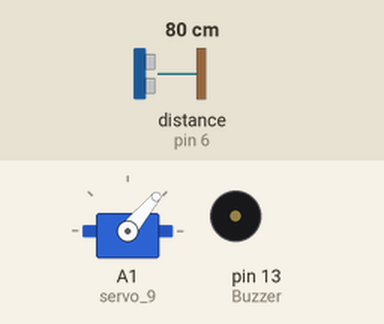
Simulated run of this sketch. Board: Arduino Uno, built with avr-gcc and run on an emulated ATmega328P. On the bench: servo, buzzer (waves = sounding, pin HIGH). Inputs (shaded band) come from the test bench; at power-on: distance to the obstacle (sensor on pin 6) 80 cm. The echo pulse lasts 58.3 µs per cm.

Above: at 1.2 s.
1.3 s: distance to the obstacle (sensor on pin 6) set to 60 cm
2.8 s: distance to the obstacle (sensor on pin 6) set to 50 cm
At 4.3 s:
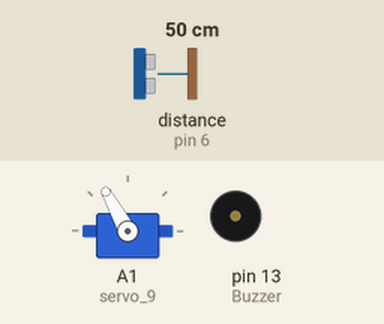
4.7 s: distance to the obstacle (sensor on pin 6) set to 120 cm
6.8 s: distance to the obstacle (sensor on pin 6) set to 2 cm
At 7.42 s:
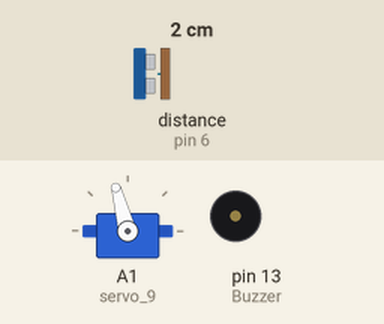
9.0 s: distance to the obstacle (sensor on pin 6) set to 250 cm
11.5 s: distance to the obstacle (sensor on pin 6) set to 4 cm
At 11.85 s:
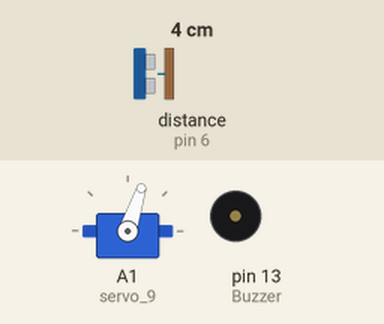
Timing chart, 0 to 14.5 s (numbered marks = the images above; inputs shaded):
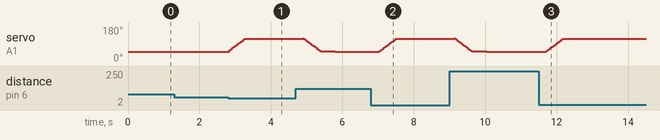

Measured:
- the behaviour switches between 56 and 55 cm on distance to the obstacle (sensor on pin 6) (found by bisection; images 0 and 1)
- after the input at 1.3 s, every drawn part: stays the same
- after the input at 2.8 s, servo on A1 (servo_9): moves from 50° to 119° over 0.45 s, starting at once
- after the input at 6.8 s, servo on A1 (servo_9): moves from 50° to 119° over 0.49 s, starting after 0.23 s
- after the input at 11.5 s, servo on A1 (servo_9): moves from 50° to 119° over 0.49 s, starting after 0.20 s

The sketch:

lixeiraAutomatica.ino
```cpp
#include <Ultrasonic.h>
#include <Servo.h>
#define pino_trigger 7
#define pino_echo 6

int pos = 0;

Servo servo_9;

Ultrasonic ultrasonic(pino_trigger, pino_echo);
const int Buzzer = 13;
int tom = 0;
float cmMsec;
bool abrir = true;
int posServo = 57;
void setup() {
  Serial.begin(9600);
  pinMode(Buzzer, OUTPUT);
  servo_9.attach(A1);

}


void loop() {

  long microsec = ultrasonic.timing();
  cmMsec = ultrasonic.convert(microsec, Ultrasonic::CM);

  if (cmMsec <= 55) {
    if(abrir == true){
      for(posServo;posServo < 120;posServo++){
      servo_9.write(posServo);
      delay(7);

      }
    }

  } else {

      if(posServo == 120){
        for(posServo;posServo > 50;posServo--){
      servo_9.write(posServo);
      delay(7);
      if(posServo == 51){
        abrir=true;
      }
      }

      }else{
        servo_9.write(50);
      }
  }

  delay(400);

}
```
